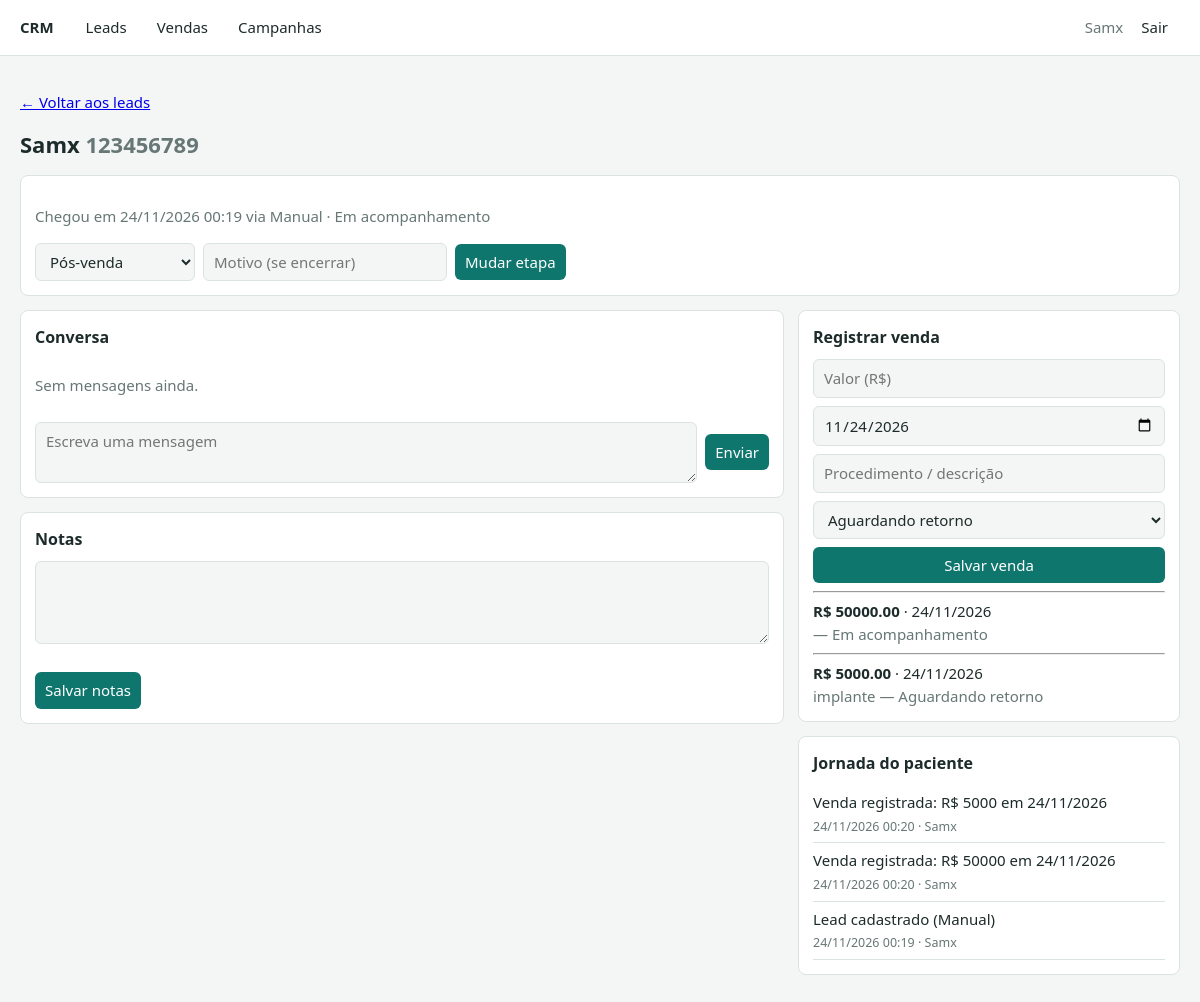
/lead/2 (signed in), run on the app's committed database.
### app.py (models this page shows)
class User(UserMixin, db.Model):
    id = db.Column(db.Integer, primary_key=True)
    name = db.Column(db.String(120), nullable=False)
    email = db.Column(db.String(160), unique=True, nullable=False)
    password_hash = db.Column(db.String(256), nullable=False)
    is_admin = db.Column(db.Boolean, default=False)

class Lead(db.Model):
    id = db.Column(db.Integer, primary_key=True)
    name = db.Column(db.String(120), default="Sem nome")
    phone = db.Column(db.String(30), unique=True, nullable=False)
    stage = db.Column(db.String(20), default="novo")
    source = db.Column(db.String(60), default="WhatsApp")
    notes = db.Column(db.Text, default="")
    entered_at = db.Column(db.DateTime, default=datetime.utcnow)
    exited_at = db.Column(db.DateTime)
    exit_reason = db.Column(db.String(200))
    messages = db.relationship("Message", backref="lead", order_by="Message.created_at")
    events = db.relationship("Event", backref="lead", order_by="Event.created_at.desc()")
    sales = db.relationship("Sale", backref="lead", order_by="Sale.sold_at.desc()")

class Sale(db.Model):
    id = db.Column(db.Integer, primary_key=True)
    lead_id = db.Column(db.ForeignKey("lead.id"), nullable=False)
    amount = db.Column(db.Numeric(10, 2), nullable=False)
    sold_at = db.Column(db.Date, nullable=False)
    description = db.Column(db.String(200))
    classification = db.Column(db.String(40), default=POS_VENDA[0])

class Event(db.Model):  # linha do tempo do paciente
    id = db.Column(db.Integer, primary_key=True)
    lead_id = db.Column(db.ForeignKey("lead.id"), nullable=False)
    text = db.Column(db.String(300))
    by = db.Column(db.String(120), default="Sistema")
    created_at = db.Column(db.DateTime, default=datetime.utcnow)

### app.py (the view)
@app.route("/lead/<int:id>")
@login_required
def lead(id):
    return render_template("lead.html", l=db.get_or_404(Lead, id), stages=STAGES,
                           pos=POS_VENDA, today=datetime.utcnow().date())

### app.py (called while the page is built)
@login.user_loader
def load_user(uid):
    return db.session.get(User, int(uid))

### templates/lead.html
{% extends "base.html" %}{% block c %}
<p><a href="{{url_for('leads')}}">← Voltar aos leads</a></p>
<h1>{{l.name}} <span class="mut">{{l.phone}}</span></h1>
<div class="card"><p class="mut">Chegou em {{l.entered_at.strftime('%d/%m/%Y %H:%M')}} via {{l.source}}
{% if l.exited_at %} · Saiu em {{l.exited_at.strftime('%d/%m/%Y')}}{% if l.exit_reason %} ({{l.exit_reason}}){% endif %}{% else %} · Em acompanhamento{% endif %}</p>
<form class="row" method="post" action="{{url_for('lead_etapa',id=l.id)}}"><select name="stage">{% for k,v in stages.items() %}<option value="{{k}}" {{'selected' if k==l.stage}}>{{v}}</option>{% endfor %}</select>
<input name="reason" placeholder="Motivo (se encerrar)"><button>Mudar etapa</button></form></div>
<div class="grid"><div>
<div class="card"><h2>Conversa</h2><div class="chat">{% for m in l.messages %}<div class="b {{m.direction}}">{{m.body}}<small>{{m.created_at.strftime('%d/%m %H:%M')}}</small></div>{% else %}<p class="mut">Sem mensagens ainda.</p>{% endfor %}</div>
<form class="row" method="post" action="{{url_for('lead_enviar',id=l.id)}}"><textarea name="body" rows="2" placeholder="Escreva uma mensagem" required></textarea><button>Enviar</button></form></div>
<div class="card"><h2>Notas</h2><form method="post" action="{{url_for('lead_notas',id=l.id)}}"><textarea style="width:100%" name="notes" rows="3">{{l.notes}}</textarea><br><br><button>Salvar notas</button></form></div>
</div><div>
<div class="card"><h2>Registrar venda</h2><form style="display:grid;gap:8px" method="post" action="{{url_for('venda_nova',id=l.id)}}">
<input name="amount" placeholder="Valor (R$)" required><input name="sold_at" type="date" value="{{today}}" required><input name="description" placeholder="Procedimento / descrição">
<select name="classification">{% for p in pos %}<option>{{p}}</option>{% endfor %}</select><button>Salvar venda</button></form>
{% for s in l.sales %}<hr><b>R$ {{'%.2f'|format(s.amount)}}</b> · {{s.sold_at.strftime('%d/%m/%Y')}}<br><span class="mut">{{s.description}} — {{s.classification}}</span>{% endfor %}</div>
<div class="card"><h2>Jornada do paciente</h2><ul class="tl">{% for e in l.events %}<li>{{e.text}}<br><small class="mut">{{e.created_at.strftime('%d/%m/%Y %H:%M')}} · {{e.by}}</small></li>{% endfor %}</ul></div>
</div></div>{% endblock %}

### templates/base.html (shortened to what this page needs)
<!doctype html><html lang="pt-BR"><head><meta charset="utf-8">
</head><body>
{% if current_user.is_authenticated %}<nav><b>CRM</b><a href="{{url_for('leads')}}">Leads</a><a href="{{url_for('vendas')}}">Vendas</a><a href="{{url_for('campanhas')}}">Campanhas</a><span class="mut">{{current_user.name}}</span><a href="{{url_for('sair')}}">Sair</a></nav>{% endif %}
<main>{% for m in get_flashed_messages() %}<div class="flash">{{m}}</div>{% endfor %}{% block c %}{% endblock %}</main></body></html>

### templates/base.html (style rules this page uses)
:root { --bg:#f4f6f5;--card:#fff;--ink:#1d2b2a;--mut:#667775;--line:#dbe3e1;--acc:#0f766e;--acc2:#e8f3f1 }
* { box-sizing:border-box }
body { margin:0;background:var(--bg);color:var(--ink);font:15px/1.5 "Segoe UI",system-ui,sans-serif }
nav { display:flex;gap:6px;align-items:center;padding:10px 20px;background:var(--card);border-bottom:1px solid var(--line);flex-wrap:wrap }
nav b { margin-right:14px }
nav a { color:var(--ink);text-decoration:none;padding:6px 12px;border-radius:6px }
main { padding:20px;max-width:1400px;margin:auto }
h1 { font-size:22px;margin:0 0 14px }
h2 { font-size:16px;margin:0 0 10px }
.card { background:var(--card);border:1px solid var(--line);border-radius:8px;padding:14px;margin-bottom:14px }
input,select,textarea,button { font:inherit;color:var(--ink);background:var(--bg);border:1px solid var(--line);border-radius:6px;padding:7px 10px }
button { background:var(--acc);color:#fff;border:0;cursor:pointer }
.row { display:flex;gap:8px;flex-wrap:wrap;align-items:center }
textarea,.grow { flex:1;min-width:140px }
.lead small,.mut { color:var(--mut) }
.grid { display:grid;grid-template-columns:2fr 1fr;gap:14px }
.chat { max-height:380px;overflow:auto;display:flex;flex-direction:column;gap:6px;margin-bottom:10px }
ul.tl { list-style:none;padding:0;margin:0 }
ul.tl li { padding:6px 0;border-bottom:1px solid var(--line) }

### data on the page
User: name "Samx"
Lead: name "Samx", phone "123456789", entered_at "24/11/2026 00:19", source "Manual"
Sale: amount "50000.00", sold_at "24/11/2026", classification "Em acompanhamento"
Sale: amount "5000.00", sold_at "24/11/2026", description "implante", classification "Aguardando retorno"
Event: text "Venda registrada: R$ 5000 em 24/11/2026", created_at "24/11/2026 00:20", by "Samx"
Event: text "Venda registrada: R$ 50000 em 24/11/2026", created_at "24/11/2026 00:20", by "Samx"
Event: text "Lead cadastrado (Manual)", created_at "24/11/2026 00:19", by "Samx"

### other printed values
form field stage "Pós-venda"
form field classification "Aguardando retorno"
